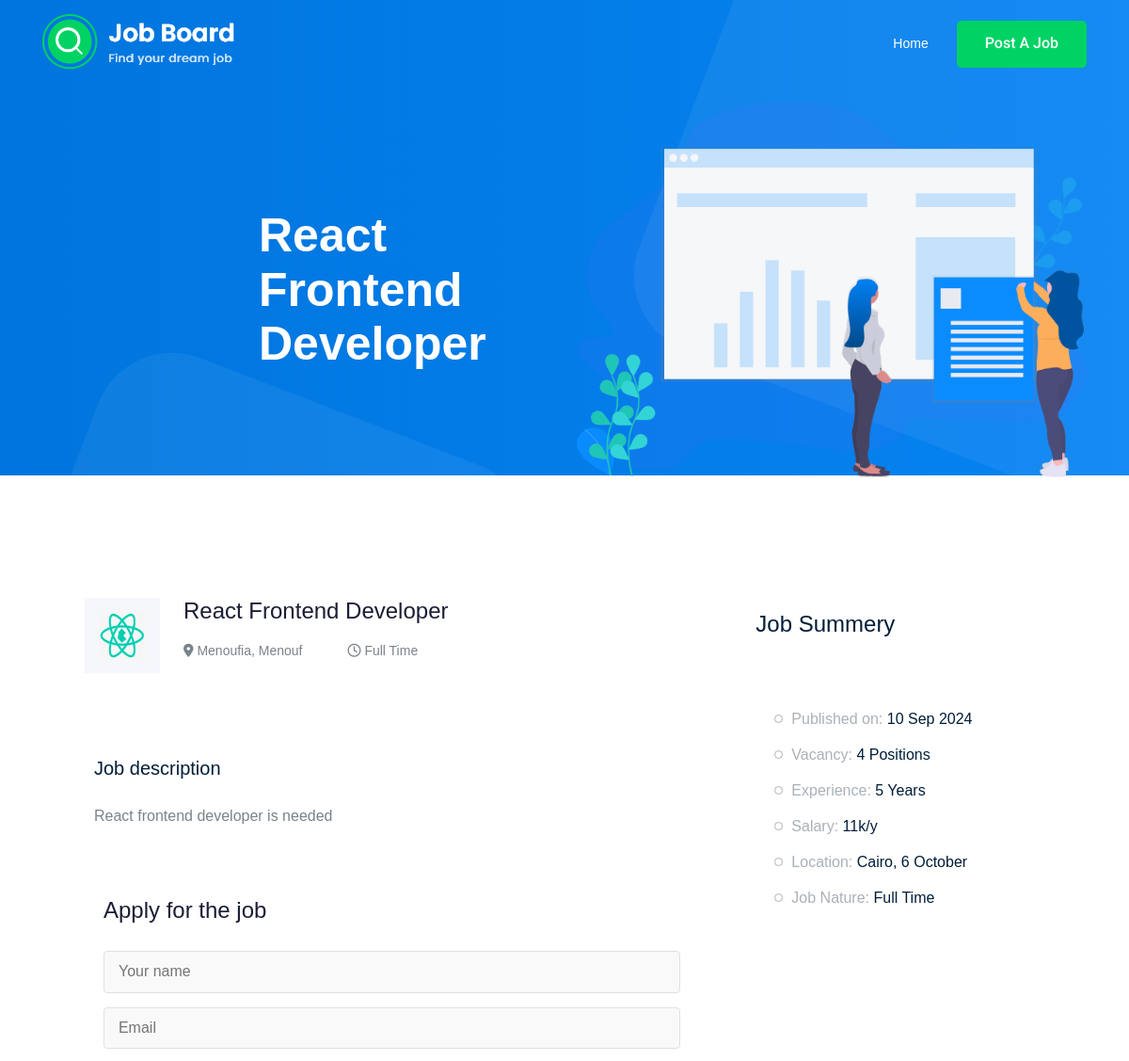
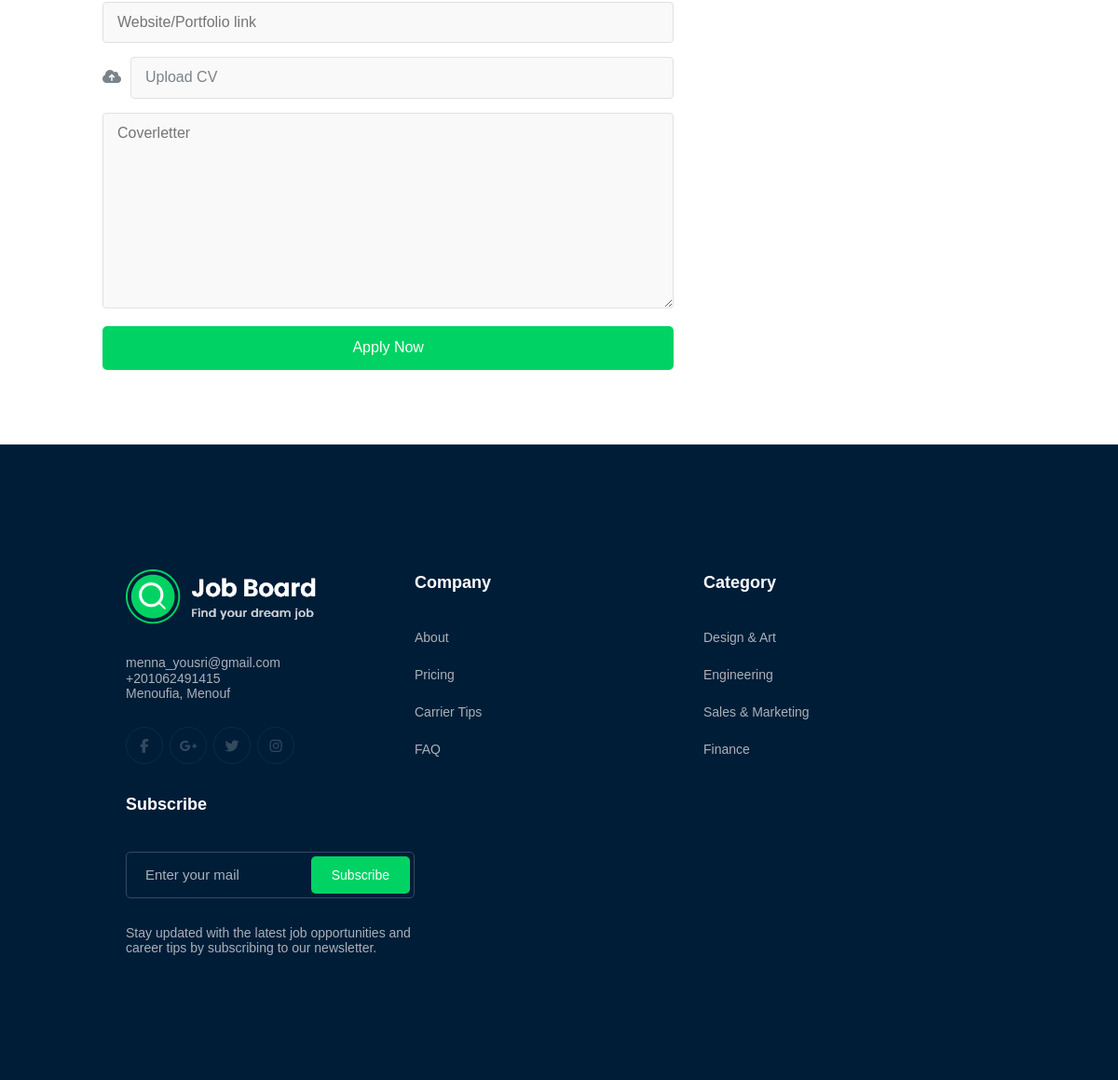
The page /react-frontend-developer on the database its author committed (2 pictures, top to bottom).
### job/models.py (models this page shows, shortened)
class Job(models.Model):
    title= models.CharField(max_length=100)
    job_type= models.CharField(max_length=15, choices=JOB_TYPE)
    description= models.TextField(max_length=1000)
    published_at= models.DateField(auto_now=True)
    vacancy= models.IntegerField(default=1, validators=[MinValueValidator(0)]) #number of available places
    salary= models.IntegerField(default=0, validators=[MinValueValidator(0)])
    experience= models.IntegerField(default=0, validators=[MinValueValidator(0)])
    category= models.ForeignKey('Category', on_delete=models.SET_NULL, null=True, blank=True)      # The '' for the Category because it comes later, if it was before we needn't the ''
    image= models.ImageField(upload_to=image_upload)
    slug= models.SlugField(blank=True, null=True)
    location = models.CharField(max_length=100)
    def __str__(self):
        return self.title

### job/views.py (the view)
# urls.py: path('<str:slug>', job_detail, name='job_detail'),
def job_detail(request, slug):
    job_detail= Job.objects.get(slug= slug)
    if request.method=='POST':
        name= request.POST.get("name")
        email= request.POST.get("email")
        webiste= request.POST.get("webiste")
        cv= request.POST.get("cv")
        cover_letter= request.POST.get("cover_letter")
        job = job_detail
        data= Apply(name=name, email=email, webiste=webiste, cv=cv, cover_letter=cover_letter, job=job)
        data.save()
    else:
        form = ApplyForm()
    context= {'job': job_detail}
    return render(request, 'job/job_detail.html', context)

### job/templates/job/job_detail.html (shortened to what this page needs)
{% extends 'base.html' %}
{% load crispy_forms_tags %}
{% block title %}
    <h1 class="h1">{{job}}</h1>
{% endblock title %}
{% block Content %}
    <div class="dcontent">
        <div class="jnm-desc-app">
            <div class="jnm">
                    <div class="img-name">
                        <div class="img">
                            <img src="{{job.image.url}}" alt="Job image" class="image">
                        </div>
                        <div class="name">
                            <h4>{{job}}</h4>
                            <div class="main">
                                <div id="p1"><p> <i class="fa-solid fa-location-dot"></i> Menoufia, Menouf</p></div>
                                <div id="p2"><p> <i class="fa-regular fa-clock"></i> {{job.job_type}}</p></div>
                            </div>
                        </div>
                    </div>
            </div>
            <div class="desc">
                <h4>Job description</h4>
                <p class="desc">{{job.description}}</p>
            </div>
            <div class="app">
                <h4>Apply for the job</h4>
                <form method="POST">
                            <div class="input_field">
                                <input type="text" placeholder="Your name" name="name">
                            </div>
                            <div class="input_field">
                                <input type="email" placeholder="Email" name="email">
                            </div>
                            <div class="input_field">
                                <input type="url" placeholder="Website/Portfolio link" name="webiste">
                            </div>
                            <div class="input-group">
                                <div class="input-group-prepend">
                                <button type="button" id="inputGroupFileAddon03" onclick="document.getElementById('inputGroupFile03').click();" style="cursor: pointer;">
                                    <i class="fa fa-cloud-upload" aria-hidden="true">
                                    </i>
                                </button>
                                </div>
                                <div class="custom-file">
                                <label class="custom-file-label" for="inputGroupFile03">Upload CV</label>
                                </div>
                        </div>
                            <div class="input_field">
                                <textarea name="cover_letter" id="" cols="30" rows="10" placeholder="Coverletter" style="min-height: 100px;"></textarea>
                            </div>
                    <button class="app-btn" type="submit">Apply Now</button>
                </form>
            </div>
        </div>
        <div class="sum">
            <div class="summery_header">
                <h3>Job Summery</h3>
            </div>
            <div class="job_content">
                <ul>
                    <li>Published on: <span>{{job.published_at|date:'d M o'}}</span></li>
                    <li>Vacancy: <span>
                        {% if job.vacancy == 1 %}
                        {{job.vacancy}} Position
                        {% else %}
                        {{job.vacancy}} Positions
                        {% endif %}
                    </span></li>
                    <li>Experience: <span>
                        {% if job.vacancy == 1 %}
                        {{job.experience}} Year
                        {% else %}
                        {{job.experience}} Years
                        {% endif %}
                    </span></li>
                    <li>Salary: <span>{{job.salary}}k/y</span></li>
                    <li>Location: <span>Cairo, 6 October</span></li>
                    <li>Job Nature: <span>{{job.job_type}}</span></li>
                </ul>
            </div>
        </div>
    </div>
{% endblock Content %}

### static/css/style.css (style rules this page uses)
:root { --main-color: #00D363; --secondary-color: #0A8CFF; --section-padding: 100px; --section-background: #F5F7FA; --main-duration: 0.5s; }
* { box-sizing: border-box; }
html { scroll-behavior: smooth; }
body { font-family: "Work Sans", sans-serif; margin: 0; padding: 0; }
.header .container h1 { color: white; font-size: 20px; margin-left: 38%; }
@media (min-width: 992px) { .header .container h1 { font-size: 50px; margin-left: 230px; color: white; } }
body { color: #F5F7FA; }
@media (max-width: 1200px) and (min-width: 1070px) { .main { grid-template-rows: 1fr 1fr; gap: 20px; } }
@media (max-width: 1200px) and (min-width: 1070px) { #p1, #p2 { grid-column: span 1; } }
@media (max-width: 1200px) and (min-width: 1070px) { #p1 p, #p2 p { font-size: 14px; } }
.dcontent .jnm-desc-app { grid-area: jnm_desc_app; }
.dcontent .sum { grid-area: sum; }
.dcontent { display: grid; grid-template-columns: 4fr 2fr; grid-template-areas: "jnm_desc_app sum"; grid-column-gap: 10px; padding: 100px 0px 80px; color: #7A838B; margin-left: 15%; margin-right: 15%; }
.dcontent .jnm-desc-app .jnm .img-name .img { height: 80px; width: 80px; background-color: var(--section-background); display: inline-block; }
.dcontent .jnm-desc-app .img-name { display: grid; grid-template-columns: auto 1fr; justify-content: center; }
.dcontent .jnm-desc-app .img-name .image { height: 50px; width: 50px; position: absolute; top: 50%; left: 50%; transform: translate(-50%, -50%); }
.dcontent .jnm-desc-app .img-name .img { position: relative; margin-right: 25px; background-color: #F5F7FA; }
.dcontent .jnm-desc-app .img-name .name h4 { margin: 0 0 20px; color: #191D34; font-size: 24px; font-weight: 400; }
.dcontent .jnm-desc-app .img-name .name p { margin: 0; }
@media (min-width: 768px) { .dcontent .jnm-desc-app .img-name .main { display: grid; grid-template-columns: 30% 20%; column-gap: 10px; } }
.dcontent .jnm-desc-app .desc h4 { font-size: 20px; font-weight: 500; color: #001D38; margin-bottom: 25px; margin-top: 0px; }
.dcontent .jnm-desc-app .jnm { padding: 30px; }
.dcontent .jnm-desc-app .desc { padding: 40px; }
.dcontent .jnm-desc-app .desc p { color: #7A838B; font-size: 16px; line-height: 28px; font-weight: 400; margin: 0px; padding: 0px; }
.dcontent .sum h3 { font-size: 24px; color: #001D38; font-weight: 400; margin-bottom: 8px; }
.dcontent .sum .summery_header { padding: 20px; }
.dcontent .sum ul { list-style-type:none; margin: 0px; padding: 0px; }
.dcontent .sum ul li { font-size: 16px; font-weight: 400; color: #AAB1B7; line-height: 38px; padding-left: 18px; position: relative; }
.dcontent .sum ul li::before { position: absolute; width: 7px; height: 7px; border: 1px solid #AAB1B7; border-radius: 50%; left: 0; content: ''; top: 14px; }
.dcontent .sum .job_content { padding: 40px; }
.dcontent .sum ul li span { color: #001D38; }
@media (max-width: 1430px) and (min-width: 992px) { .dcontent { padding: 100px 0px 80px; margin-left: 5%; margin-right: 5%; } }
@media (max-width: 1430px) and (min-width: 992px) { .dcontent .jnm-desc-app .img-name .main { font-size: 14px; } }
.dcontent .jnm-desc-app .app h4 { font-size: 24px; font-weight: 500; margin-bottom: 30px; color: #191d34; }
.dcontent .jnm-desc-app .app { background-color: white; padding: 0px 7%; margin-top: 30px; }
.dcontent .jnm-desc-app .app .app-btn { background: var(--main-color); display: inline-block; padding: 13px 29px 13px 29px; font-size: 16px; font-weight: 500; border: 0; border: 1px solid transparent; border-radius: 5px; text-align: center; color: #fff !important; text-transform: capitalize; transition: 0.3s; cursor: pointer; width: 100%; }
.input_field { margin-bottom: 15px; position: relative; }
.input_field input, .input_field textarea, .single_field .option { width: 100%; padding: 12px 15px; border: 1px solid #e1e1e1; border-radius: 4px; font-size: 16px; color: #333; background-color: #f9f9f9; transition: border-color 0.3s ease-in-out; box-sizing: border-box; }
.input_field textarea { min-height: 100px; }
.input-group { display: flex; align-items: center; margin-bottom: 15px; }
.input-group-prepend button { background-color: transparent; border: none; padding: 0; margin-right: 10px; font-size: 16px; color: #7A838B; }
.custom-file { position: relative; width: 100%; }
.custom-file-label { width: 100%; padding: 12px 15px; border: 1px solid #e1e1e1; border-radius: 4px; font-size: 16px; background-color: #f9f9f9; display: block; box-sizing: border-box; }

### rows shown on the page
Job: title "React Frontend Developer", image (picture), job_type "Full Time", description "React frontend developer is needed", published_at "10 Sep 2024", vacancy "4", experience "5", salary "11"
